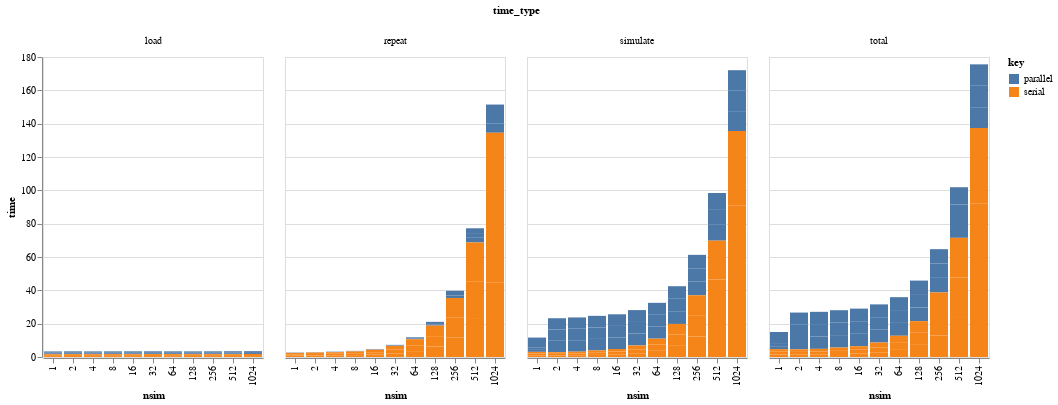

Write notebook code for a chart like this one.
### Code cell
import altair as alt
alt.renderers.enable('default')

chart = alt.Chart(benchmarks).mark_bar().encode(
    alt.X('nsim:N'),
    alt.Y('time', scale=alt.Scale(type='linear')),
    color='key',
    column='time_type'
    
).interactive()

chart

### Figure 1 — Vega-Lite specification as saved in the notebook (floating-point values rounded to 4 significant figures; data arrays with more than 128 entries replaced by an {"elided": "..."} marker saying what was removed)
{"config": {"view": {"continuousWidth": 400, "continuousHeight": 300}}, "data": {"name": "data-aeb5b60a29d98fad24770ba6b4e08539"}, "mark": "bar", "encoding": {"color": {"type": "nominal", "field": "key"}, "column": {"type": "nominal", "field": "time_type"}, "x": {"type": "nominal", "field": "nsim"}, "y": {"type": "quantitative", "field": "time", "scale": {"type": "linear"}}}, "selection": {"selector002": {"type": "interval", "bind": "scales", "encodings": ["x", "y"]}}, "$schema": "https://vega.github.io/schema/vega-lite/v4.0.0.json", "datasets": {"data-aeb5b60a29d98fad24770ba6b4e08539": {"elided": "264 records"}}}
